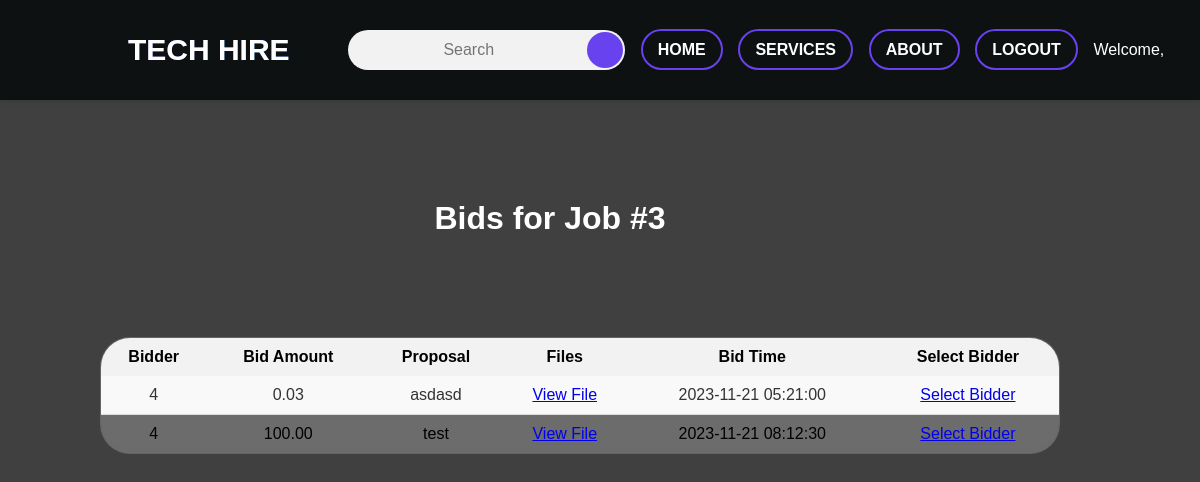
Screenshot of /actions/showbids.php?job_id=3 (signed in) with the database file from the repository.
### tables this page shows
CREATE TABLE `bids` (
  `bid_id` int(11) NOT NULL,
  `job_id` int(11) NOT NULL,
  `freelancer_id` int(11) NOT NULL,
  `bid_amount` decimal(10,2) NOT NULL,
  `proposal` text NOT NULL,
  `created_at` timestamp NOT NULL DEFAULT current_timestamp(),
  `status` enum('pending','approved','rejected') DEFAULT 'pending',
  `files` varchar(255) DEFAULT NULL
);

### actions/showbids.php (the view, shortened to what this page needs)
<!DOCTYPE html>
<html lang="en">
<head>
    <link rel='stylesheet' href="../css/showbids.css">
</head>
<body>
<?php
include('../includes/connect.php');
include('../includes/header.php');
if (isset($_SESSION["user_type"])) {
    if (isset($_GET['job_id']) && !empty($_GET['job_id'])) {
        $job_id = $_GET['job_id'];
        $sqlBids = "SELECT * FROM bids WHERE job_id = '$job_id'";
        $resultBids = $conn->query($sqlBids);
        echo "<h1 class='job-heading'>Bids for Job #$job_id</h1>";
        if ($resultBids->num_rows > 0) {
            echo "<table id='bidsTable'>";
            echo "<tr>
                      <th>Bidder</th>
                      <th>Bid Amount</th>
                      <th>Proposal</th>
                      <th>Files</th>
                      <th>Bid Time</th>
                      <th>Select Bidder</th>
                  </tr>";
            while ($rowBid = $resultBids->fetch_assoc()) {
                echo "<tr>
                          <td>{$rowBid['freelancer_id']}</td>
                          <td>{$rowBid['bid_amount']}</td>
                          <td>{$rowBid['proposal']}</td>
                          <td>";
                    if (!empty($rowBid['files'])) {
                        echo "<a href='view_file.php?file_name={$rowBid['files']}'>View File</a>";
                    } else {
                        echo "No file uploaded";
                    }
                    echo "</td>
                          <td>{$rowBid['created_at']}</td>
                          <td><a href='javascript:void(0);' onclick='confirmSelection({$rowBid['bid_id']}, {$job_id})'>Select Bidder</a></td>
                      </tr>";
            }
            echo "</table>";
        } else {
            echo "<p>No bids found for this job.</p>";
        }
    } else {
        echo "<p>Invalid request. Job ID not provided.</p>";
    }
} else {
    echo "<p class=\"access-denied\">Access Denied Please log in.</p>";
}
?>
</body>
</html>

### css/showbids.css (style rules this page uses)
body { padding-top: 50px; margin: 0; font-family: 'Arial', sans-serif; background-image: linear-gradient(rgba(0, 0, 0, 0.75), rgba(0, 0, 0, 0.75)), url(../images/purplesignup.jpg); background-size: cover; background-position: center; color: #333; }
table { border: none; border-collapse: collapse; width: 100%; margin-top: 30px; position: relative; z-index: 1; }
th { background-color: #f2f2f2; padding: 10px; text-align: center; }
td { padding: 10px; text-align: center; border-bottom: 1px solid #ddd; }
#bidsTable tr:nth-child(odd) { background-color: rgba(128, 128, 128, 0.2); color: black; }
tr:nth-child(even) { background-color: #f9f9f9; }
html, body { height: 100%; margin: 0; overflow: auto; }
#bidsTable { font-family: 'Arial', sans-serif; border: 1px solid #ddd; border-radius: 30px; overflow: hidden; margin-top: 20px; background: rgba(255, 255, 255, 0.2); backdrop-filter: blur(10px); width: 80%; margin: 100px; }
#bidsTable td { padding: 10px; text-align: center; border-bottom: 1px solid #ddd; vertical-align: middle; }
#bidsTable tr:nth-child(even) { background-color: #f9f9f9; }
.job-heading { margin-top: 150px; text-align: center; margin-left: -100px; color: white; }

### css/header.css (style rules this page uses)
* { margin: 0; padding: 0; box-sizing: border-box; font-family: Arial; }
body { background-size: cover; height: 100vh; background-position: center; }

### rows the page displays
bids: freelancer "4", bid_amount "0.03", proposal "asdasd", created_at "2023-11-21 05:21:00"
bids: freelancer "4", bid_amount "100.00", proposal "test", created_at "2023-11-21 08:12:30"

### other values shown
$job_id "3"
